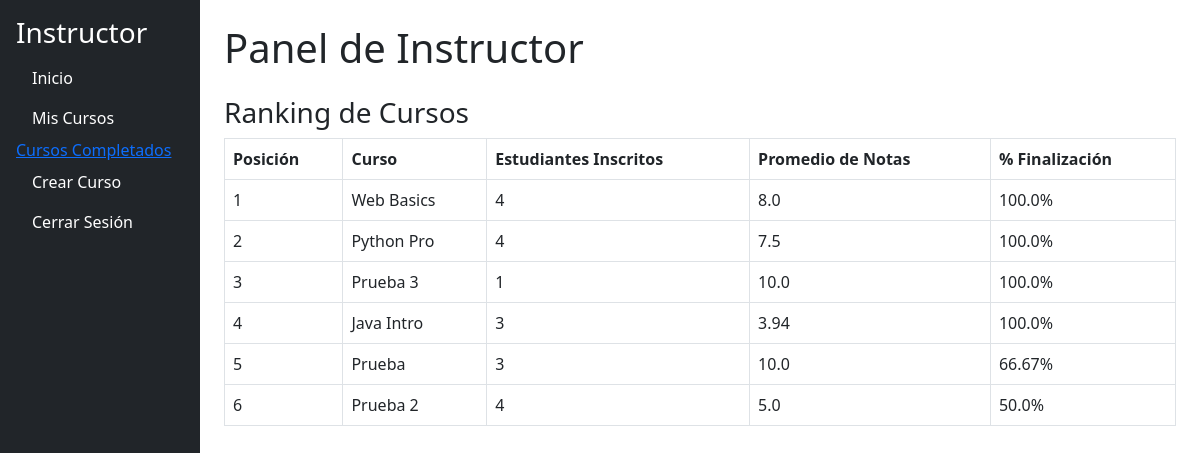
The page /instructor/dashboard (signed in) on the database its author committed.
### models.py (models this page shows, shortened)
class Course(db.Model):
    __tablename__ = 'courses'
    id = db.Column(db.Integer, primary_key=True)
    name = db.Column(db.String(200), nullable=False)
    description = db.Column(db.String(500), nullable=False)
    instructor_id = db.Column(db.Integer, db.ForeignKey('users.id'), nullable=False)
    modules = db.relationship('Module', back_populates='course', lazy=True, cascade='all, delete-orphan')
    enrollments = db.relationship(
        'CourseEnrollment', back_populates='course', lazy=True, cascade='all, delete-orphan'
    )

### app.py (the view)
@app.route('/instructor/dashboard', methods=['GET'])
@login_required
@role_required('instructor')
def instructor_dashboard():
    courses = Course.query.filter_by(instructor_id=current_user.id).all()
    course_metrics = []
    for course in courses:
        total_students = len(course.enrollments)
        total_scores = 0  # Suma de calificaciones
        total_responses = 0  # Total de respuestas evaluadas
        students_completed_course = 0  # Estudiantes que completaron todos los quizzes
        total_quizzes = sum(
            1 for module in course.modules for content in module.content_items if content.type == 'quiz'
        )
        for enrollment in course.enrollments:
            completed_quizzes = db.session.query(
                ContentItem.id
            ).join(StudentResponse).filter(
                StudentResponse.student_id == enrollment.student_id,
                StudentResponse.completed == True,
                ContentItem.module_id.in_([module.id for module in course.modules])
            ).group_by(ContentItem.id).count()
            if total_quizzes > 0 and completed_quizzes == total_quizzes:
                students_completed_course += 1
            for response in enrollment.student.responses:
                if (
                    response.content_item
                    and response.content_item.module
                    and response.content_item.module.course_id == course.id
                ):
                    if response.score is not None:
                        total_scores += response.score
                        total_responses += 1
        average_score = (
            round(total_scores / total_responses, 2) if total_responses > 0 else 0
        )
        completion_rate = (
            round((students_completed_course / total_students) * 100, 2)
            if total_students > 0 else 0
        )
        course_metrics.append({
            'course': course,
            'total_students': total_students,
            'average_score': average_score,
            'completion_rate': completion_rate
        })
    sorted_courses = sorted(
        course_metrics,
        key=lambda x: (
            0.4 * x['total_students'] +
            0.4 * x['average_score'] +
            0.2 * x['completion_rate']
        ),
        reverse=True
    )
    return render_template(
        'instructor/instructor_dashboard.html',
        courses=courses,
        course_metrics=sorted_courses
    )

### app.py (called while the page is built)
@login_manager.user_loader
def load_user(user_id):
    return User.query.get(int(user_id))

def role_required(role):
    def decorator(f):
        @wraps(f)
        def decorated_function(*args, **kwargs):
            if not current_user.is_authenticated or current_user.role.name != role:
                abort(403)
            return f(*args, **kwargs)
        return decorated_function
    return decorator

### app/templates/instructor/instructor_dashboard.html (shortened to what this page needs)
{% extends "instructor/base_instructor.html" %}
{% block content %}
<h1 class="mb-4">Panel de Instructor</h1>
{% if course_metrics %}
<div class="mb-4">
    <h3>Ranking de Cursos</h3>
    <table class="table table-bordered">
        <thead>
            <tr>
                <th>Posición</th>
                <th>Curso</th>
                <th>Estudiantes Inscritos</th>
                <th>Promedio de Notas</th>
                <th>% Finalización</th>
            </tr>
        </thead>
        <tbody>
            {% for i, metric in enumerate(course_metrics) %}
            <tr>
                <td>{{ i + 1 }}</td>
                <td>{{ metric.course.name }}</td>
                <td>{{ metric.total_students }}</td>
                <td>{{ metric.average_score }}</td>
                <td>{{ metric.completion_rate }}%</td>
            </tr>
            {% endfor %}
        </tbody>
    </table>
</div>
{% else %}
<p>No hay datos para mostrar en el ranking de cursos.</p>
{% endif %}
{% endblock %}

### rows shown on the page
Course: course.name "Web Basics"
Course: course.name "Python Pro"
Course: course.name "Prueba 3"
Course: course.name "Java Intro"
Course: course.name "Prueba"
Course: course.name "Prueba 2"

### other values the page prints
{{ i + 1 }} "1" "2" "3" "4" "5" "6"
{{ metric.total_students }} "4" "4" "1" "3" "3" "4"
{{ metric.average_score }} "8.0" "7.5" "10.0" "3.94" "10.0" "5.0"
{{ metric.completion_rate }} "100.0" "100.0" "100.0" "100.0" "66.67" "50.0"
